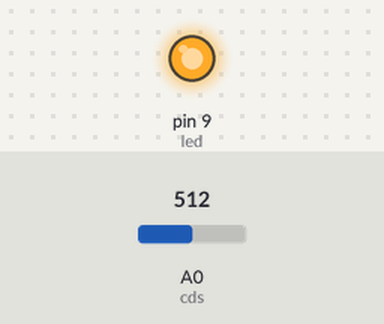
A sketch run on a simulated Arduino Uno, built with avr-gcc and run on an emulated ATmega328P. Shown: output pins drawn as LEDs (lit = HIGH). The inputs (shaded band) are chosen by the test bench; at power-on: A0 (cds) = 512.

Above: at 1.2 s.
1.3 s: A0 (cds) set to 900
At 1.9 s:
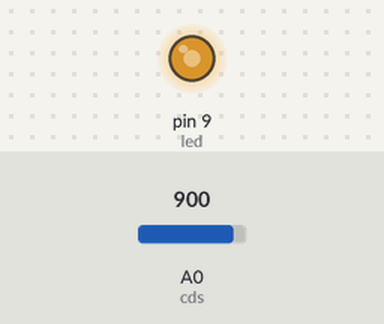
2.8 s: A0 (cds) set to 1023
At 4.2 s:
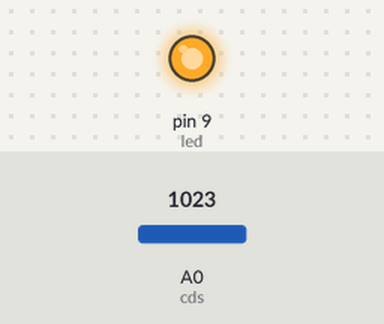
Timing chart, 0 to 5.8 s (numbered marks = the images above; inputs shaded):
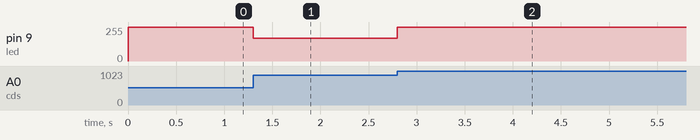

Measured:
- after the input at 1.3 s, pin 9 (led): 255/255 → 170/255 at once
- after the input at 2.8 s, pin 9 (led): 170/255 → 255/255 at once

The sketch:

3.CDS.2.ino
```cpp
const int cds=A0;
const int led=9;

int sensorValue=0;

void setup() {
  // put your setup code here, to run once:

  pinMode(led,OUTPUT);
}

void loop() {
  // put your main code here, to run repeatedly:

  sensorValue=analogRead(cds);
  sensorValue=map(sensorValue,700,1000,0,255);

  analogWrite(led,sensorValue);

  delay(2);
}
```
